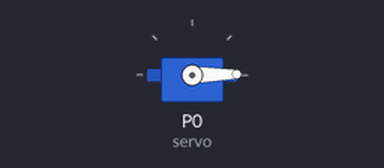
The program below on a simulated BBC micro:bit running MicroPython. On the bench: servo. Servo angles are drawn from the pulse width (0.5 ms = 0°, 2.5 ms = 180°). At 1.5 s the program stops and its outputs stay as they are.

Above: at 0.1 s.
At 0.6 s:
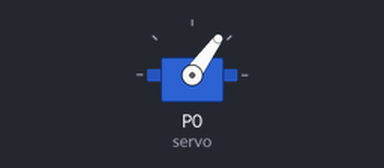
At 1.1 s:
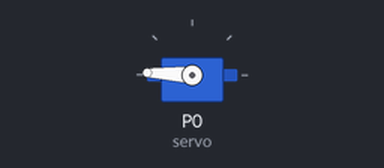
Timing chart, 0 to 2.6 s (numbered marks = the images above):
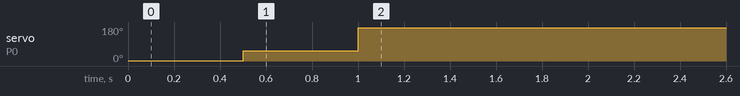

The program:

1.PWM.py
```python
from microbit import *


servo = pin0

servo.set_analog_period(20) # f = 50hz donc p = 20ms

# PWM  entre 26 et 128
servo.write_analog(26)
sleep(500)
servo.write_analog(56)
sleep(500)
servo.write_analog(126)
sleep(500)
```

Measured:
- by itself, servo on P0 (servo): 1° → 54° at 0.50 s, → 177° 0.50 s later
